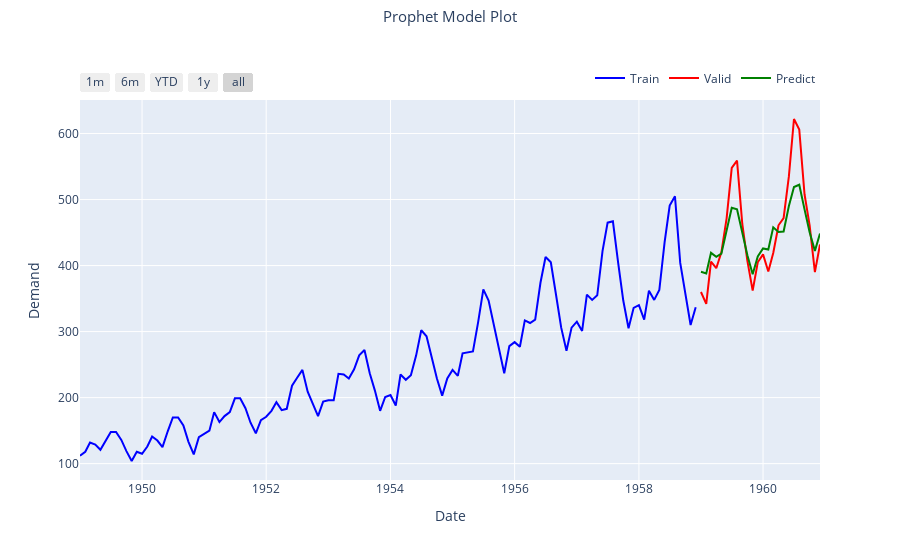

Source (notebook cell):
### Code cell
forecast_plot(
    train_data,
    valid_data,
    'ds',
    forecast["yhat"],
    ["Train", "Valid", "Predict"],
    "Prophet",
    "Date",
    "Demand",
)
